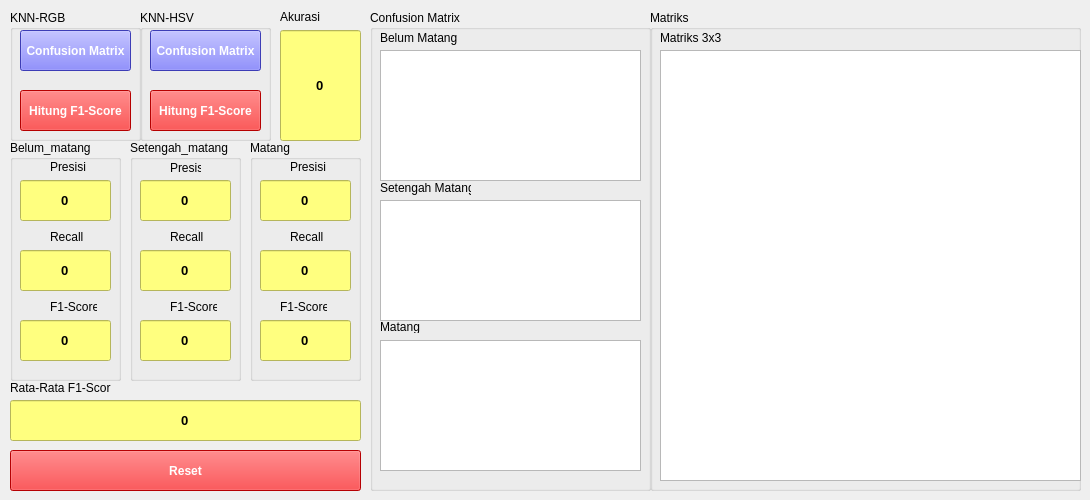
    <widget class="QWidget" name="tab_3">
     <attribute name="title">
      <string>F1-Score</string>
     </attribute>
     <widget class="QGroupBox" name="groupBox_12">
      <property name="geometry">
       <rect>
        <x>10</x>
        <y>10</y>
        <width>131</width>
        <height>131</height>
       </rect>
      </property>
      <property name="title">
       <string>KNN-RGB</string>
      </property>
      <widget class="QPushButton" name="btnMatrixRGB">
       <property name="geometry">
        <rect>
         <x>10</x>
         <y>20</y>
         <width>111</width>
         <height>41</height>
        </rect>
       </property>
       <property name="font">
        <font>
         <weight>75</weight>
         <bold>true</bold>
        </font>
       </property>
       <property name="styleSheet">
        <string notr="true">background-color: rgb(85, 85, 255);
color: rgb(255, 255, 255);</string>
       </property>
       <property name="text">
        <string>Confusion Matrix</string>
       </property>
      </widget>
      <widget class="QPushButton" name="btnF1scoreRGB">
       <property name="geometry">
        <rect>
         <x>10</x>
         <y>80</y>
         <width>111</width>
         <height>41</height>
        </rect>
       </property>
       <property name="font">
        <font>
         <weight>75</weight>
         <bold>true</bold>
        </font>
       </property>
       <property name="styleSheet">
        <string notr="true">background-color: rgb(255, 0, 0);
color: rgb(255, 255, 255);</string>
       </property>
       <property name="text">
        <string>Hitung F1-Score</string>
       </property>
      </widget>
     </widget>
     <widget class="QGroupBox" name="groupBox_13">
      <property name="geometry">
       <rect>
        <x>140</x>
        <y>10</y>
        <width>131</width>
        <height>131</height>
       </rect>
      </property>
      <property name="title">
       <string>KNN-HSV</string>
      </property>
      <widget class="QPushButton" name="btnMatrixHSV">
       <property name="geometry">
        <rect>
         <x>10</x>
         <y>20</y>
         <width>111</width>
         <height>41</height>
        </rect>
       </property>
       <property name="font">
        <font>
         <weight>75</weight>
         <bold>true</bold>
        </font>
       </property>
       <property name="styleSheet">
        <string notr="true">background-color: rgb(85, 85, 255);
color: rgb(255, 255, 255);</string>
       </property>
       <property name="text">
        <string>Confusion Matrix</string>
       </property>
      </widget>
      <widget class="QPushButton" name="btnF1scoreHSV">
       <property name="geometry">
        <rect>
         <x>10</x>
         <y>80</y>
         <width>111</width>
         <height>41</height>
        </rect>
       </property>
       <property name="font">
        <font>
         <weight>75</weight>
         <bold>true</bold>
        </font>
       </property>
       <property name="styleSheet">
        <string notr="true">background-color: rgb(255, 0, 0);
color: rgb(255, 255, 255);</string>
       </property>
       <property name="text">
        <string>Hitung F1-Score</string>
       </property>
      </widget>
     </widget>
     <widget class="QGroupBox" name="groupBox_4">
      <property name="geometry">
       <rect>
        <x>370</x>
        <y>10</y>
        <width>281</width>
        <height>481</height>
       </rect>
      </property>
      <property name="title">
       <string>Confusion Matrix</string>
      </property>
      <widget class="QTableWidget" name="tblMatrix_B">
       <property name="geometry">
        <rect>
         <x>10</x>
         <y>40</y>
         <width>261</width>
         <height>131</height>
        </rect>
       </property>
      </widget>
      <widget class="QTableWidget" name="tblMatrix_S">
       <property name="geometry">
        <rect>
         <x>10</x>
         <y>190</y>
         <width>261</width>
         <height>121</height>
        </rect>
       </property>
      </widget>
      <widget class="QTableWidget" name="tblMatrix_M">
       <property name="geometry">
        <rect>
         <x>10</x>
         <y>330</y>
         <width>261</width>
         <height>131</height>
        </rect>
       </property>
      </widget>
      <widget class="QLabel" name="label_26">
       <property name="geometry">
        <rect>
         <x>10</x>
         <y>310</y>
         <width>47</width>
         <height>13</height>
        </rect>
       </property>
       <property name="text">
        <string>Matang</string>
       </property>
      </widget>
      <widget class="QLabel" name="label_27">
       <property name="geometry">
        <rect>
         <x>10</x>
         <y>170</y>
         <width>91</width>
         <height>16</height>
        </rect>
       </property>
       <property name="text">
        <string>Setengah Matang</string>
       </property>
      </widget>
      <widget class="QLabel" name="label_28">
       <property name="geometry">
        <rect>
         <x>10</x>
         <y>20</y>
         <width>91</width>
         <height>16</height>
        </rect>
       </property>
       <property name="text">
        <string>Belum Matang</string>
       </property>
      </widget>
     </widget>
     <widget class="QGroupBox" name="groupBox_5">
      <property name="geometry">
       <rect>
        <x>10</x>
        <y>140</y>
        <width>111</width>
        <height>241</height>
       </rect>
      </property>
      <property name="title">
       <string>Belum_matang</string>
      </property>
      <widget class="QLabel" name="label_2">
       <property name="geometry">
        <rect>
         <x>40</x>
         <y>20</y>
         <width>47</width>
         <height>13</height>
        </rect>
       </property>
       <property name="text">
        <string>Presisi</string>
       </property>
      </widget>
      <widget class="QLineEdit" name="editJumlahPresisi_B">
       <property name="geometry">
        <rect>
         <x>10</x>
         <y>40</y>
         <width>91</width>
         <height>41</height>
        </rect>
       </property>
       <property name="font">
        <font>
         <pointsize>10</pointsize>
         <weight>75</weight>
         <bold>true</bold>
        </font>
       </property>
       <property name="styleSheet">
        <string notr="true">background-color: rgb(255, 255, 127);</string>
       </property>
       <property name="text">
        <string>0</string>
       </property>
       <property name="alignment">
        <set>Qt::AlignCenter</set>
       </property>
      </widget>
      <widget class="QLineEdit" name="editJumlahRecall_B">
       <property name="geometry">
        <rect>
         <x>10</x>
         <y>110</y>
         <width>91</width>
         <height>41</height>
        </rect>
       </property>
       <property name="font">
        <font>
         <pointsize>10</pointsize>
         <weight>75</weight>
         <bold>true</bold>
        </font>
       </property>
       <property name="styleSheet">
        <string notr="true">background-color: rgb(255, 255, 127);</string>
       </property>
       <property name="text">
        <string>0</string>
       </property>
       <property name="alignment">
        <set>Qt::AlignCenter</set>
       </property>
      </widget>
      <widget class="QLabel" name="label_3">
       <property name="geometry">
        <rect>
         <x>40</x>
         <y>90</y>
         <width>47</width>
         <height>13</height>
        </rect>
       </property>
       <property name="text">
        <string>Recall</string>
       </property>
      </widget>
      <widget class="QLabel" name="label_10">
       <property name="geometry">
        <rect>
         <x>40</x>
         <y>160</y>
         <width>47</width>
         <height>13</height>
        </rect>
       </property>
       <property name="text">
        <string>F1-Score</string>
       </property>
      </widget>
      <widget class="QLineEdit" name="editF1score_B">
       <property name="geometry">
        <rect>
         <x>10</x>
         <y>180</y>
         <width>91</width>
         <height>41</height>
        </rect>
       </property>
       <property name="font">
        <font>
         <pointsize>10</pointsize>
         <weight>75</weight>
         <bold>true</bold>
        </font>
       </property>
       <property name="styleSheet">
        <string notr="true">background-color: rgb(255, 255, 127);</string>
       </property>
       <property name="text">
        <string>0</string>
       </property>
       <property name="alignment">
        <set>Qt::AlignCenter</set>
       </property>
      </widget>
     </widget>
     <widget class="QGroupBox" name="groupBox_7">
      <property name="geometry">
       <rect>
        <x>130</x>
        <y>140</y>
        <width>111</width>
        <height>241</height>
       </rect>
      </property>
      <property name="title">
       <string>Setengah_matang</string>
      </property>
      <widget class="QLabel" name="label_21">
       <property name="geometry">
        <rect>
         <x>40</x>
         <y>160</y>
         <width>47</width>
         <height>13</height>
        </rect>
       </property>
       <property name="text">
        <string>F1-Score</string>
       </property>
      </widget>
      <widget class="QLabel" name="label_14">
       <property name="geometry">
        <rect>
         <x>40</x>
         <y>90</y>
         <width>47</width>
         <height>13</height>
        </rect>
       </property>
       <property name="text">
        <string>Recall</string>
       </property>
      </widget>
      <widget class="QLineEdit" name="editJumlahF1score_s">
       <property name="geometry">
        <rect>
         <x>10</x>
         <y>180</y>
         <width>91</width>
         <height>41</height>
        </rect>
       </property>
       <property name="font">
        <font>
         <pointsize>10</pointsize>
         <weight>75</weight>
         <bold>true</bold>
        </font>
       </property>
       <property name="styleSheet">
        <string notr="true">background-color: rgb(255, 255, 127);</string>
       </property>
       <property name="text">
        <string>0</string>
       </property>
       <property name="alignment">
        <set>Qt::AlignCenter</set>
       </property>
      </widget>
      <widget class="QLineEdit" name="editJumlahPresisi_S">
       <property name="geometry">
        <rect>
         <x>10</x>
         <y>40</y>
         <width>91</width>
         <height>41</height>
        </rect>
       </property>
       <property name="font">
        <font>
         <pointsize>10</pointsize>
         <weight>75</weight>
         <bold>true</bold>
        </font>
       </property>
       <property name="styleSheet">
        <string notr="true">background-color: rgb(255, 255, 127);</string>
       </property>
       <property name="text">
        <string>0</string>
       </property>
       <property name="alignment">
        <set>Qt::AlignCenter</set>
       </property>
      </widget>
      <widget class="QLabel" name="label_15">
       <property name="geometry">
        <rect>
         <x>40</x>
         <y>20</y>
         <width>31</width>
         <height>16</height>
        </rect>
       </property>
       <property name="text">
        <string>Presisi</string>
       </property>
      </widget>
      <widget class="QLineEdit" name="editJumlahRecall_S">
       <property name="geometry">
        <rect>
         <x>10</x>
         <y>110</y>
         <width>91</width>
         <height>41</height>
        </rect>
       </property>
       <property name="font">
        <font>
         <pointsize>10</pointsize>
         <weight>75</weight>
         <bold>true</bold>
        </font>
       </property>
       <property name="styleSheet">
        <string notr="true">background-color: rgb(255, 255, 127);</string>
       </property>
       <property name="text">
        <string>0</string>
       </property>
       <property name="alignment">
        <set>Qt::AlignCenter</set>
       </property>
      </widget>
     </widget>
     <widget class="QGroupBox" name="groupBox_9">
      <property name="geometry">
       <rect>
        <x>250</x>
        <y>140</y>
        <width>111</width>
        <height>241</height>
       </rect>
      </property>
      <property name="title">
       <string>Matang</string>
      </property>
      <widget class="QLabel" name="label_25">
       <property name="geometry">
        <rect>
         <x>30</x>
         <y>160</y>
         <width>47</width>
         <height>13</height>
        </rect>
       </property>
       <property name="text">
        <string>F1-Score</string>
       </property>
      </widget>
      <widget class="QLineEdit" name="editJumlahRecall_M">
       <property name="geometry">
        <rect>
         <x>10</x>
         <y>110</y>
         <width>91</width>
         <height>41</height>
        </rect>
       </property>
       <property name="font">
        <font>
         <pointsize>10</pointsize>
         <weight>75</weight>
         <bold>true</bold>
        </font>
       </property>
       <property name="styleSheet">
        <string notr="true">background-color: rgb(255, 255, 127);</string>
       </property>
       <property name="text">
        <string>0</string>
       </property>
       <property name="alignment">
        <set>Qt::AlignCenter</set>
       </property>
      </widget>
      <widget class="QLabel" name="label_23">
       <property name="geometry">
        <rect>
         <x>40</x>
         <y>90</y>
         <width>47</width>
         <height>13</height>
        </rect>
       </property>
       <property name="text">
        <string>Recall</string>
       </property>
      </widget>
      <widget class="QLineEdit" name="editJumlahF1score_M">
       <property name="geometry">
        <rect>
         <x>10</x>
         <y>180</y>
         <width>91</width>
         <height>41</height>
        </rect>
       </property>
       <property name="font">
        <font>
         <pointsize>10</pointsize>
         <weight>75</weight>
         <bold>true</bold>
        </font>
       </property>
       <property name="styleSheet">
        <string notr="true">background-color: rgb(255, 255, 127);</string>
       </property>
       <property name="text">
        <string>0</string>
       </property>
       <property name="alignment">
        <set>Qt::AlignCenter</set>
       </property>
      </widget>
      <widget class="QLineEdit" name="editJumlahPresisi_M">
       <property name="geometry">
        <rect>
         <x>10</x>
         <y>40</y>
         <width>91</width>
         <height>41</height>
        </rect>
       </property>
       <property name="font">
        <font>
         <pointsize>10</pointsize>
         <weight>75</weight>
         <bold>true</bold>
        </font>
       </property>
       <property name="styleSheet">
        <string notr="true">background-color: rgb(255, 255, 127);</string>
       </property>
       <property name="text">
        <string>0</string>
       </property>
       <property name="alignment">
        <set>Qt::AlignCenter</set>
       </property>
      </widget>
      <widget class="QLabel" name="label_24">
       <property name="geometry">
        <rect>
         <x>40</x>
         <y>20</y>
         <width>47</width>
         <height>13</height>
        </rect>
       </property>
       <property name="text">
        <string>Presisi</string>
       </property>
      </widget>
     </widget>
     <widget class="QGroupBox" name="groupBox">
      <property name="geometry">
       <rect>
        <x>650</x>
        <y>10</y>
        <width>431</width>
        <height>481</height>
       </rect>
      </property>
      <property name="title">
       <string>Matriks</string>
      </property>
      <widget class="QLabel" name="label_29">
       <property name="geometry">
        <rect>
         <x>10</x>
         <y>20</y>
         <width>91</width>
         <height>16</height>
        </rect>
       </property>
       <property name="text">
        <string>Matriks 3x3</string>
       </property>
      </widget>
      <widget class="QGraphicsView" name="graphicsView">
       <property name="geometry">
        <rect>
         <x>10</x>
         <y>40</y>
         <width>421</width>
         <height>431</height>
        </rect>
       </property>
      </widget>
     </widget>
     <widget class="QLineEdit" name="editJumlahAkurasi">
      <property name="geometry">
       <rect>
        <x>280</x>
        <y>30</y>
        <width>81</width>
        <height>111</height>
       </rect>
      </property>
      <property name="font">
       <font>
        <pointsize>10</pointsize>
        <weight>75</weight>
        <bold>true</bold>
       </font>
      </property>
      <property name="styleSheet">
       <string notr="true">background-color: rgb(255, 255, 127);</string>
      </property>
      <property name="text">
       <string>0</string>
      </property>
      <property name="alignment">
       <set>Qt::AlignCenter</set>
      </property>
     </widget>
     <widget class="QLabel" name="label">
      <property name="geometry">
       <rect>
        <x>280</x>
        <y>10</y>
        <width>47</width>
        <height>13</height>
       </rect>
      </property>
      <property name="text">
       <string>Akurasi</string>
      </property>
     </widget>
     <widget class="QLabel" name="label_7">
      <property name="geometry">
       <rect>
        <x>10</x>
        <y>380</y>
        <width>101</width>
        <height>16</height>
       </rect>
      </property>
      <property name="text">
       <string>Rata-Rata F1-Score</string>
      </property>
     </widget>
     <widget class="QLineEdit" name="editRata2F1score">
      <property name="geometry">
       <rect>
        <x>10</x>
        <y>400</y>
        <width>351</width>
        <height>41</height>
       </rect>
      </property>
      <property name="font">
       <font>
        <pointsize>10</pointsize>
        <weight>75</weight>
        <bold>true</bold>
       </font>
      </property>
      <property name="styleSheet">
       <string notr="true">background-color: rgb(255, 255, 127);</string>
      </property>
      <property name="text">
       <string>0</string>
      </property>
      <property name="alignment">
       <set>Qt::AlignCenter</set>
      </property>
     </widget>
     <widget class="QPushButton" name="btnResetMatrix">
      <property name="geometry">
       <rect>
        <x>10</x>
        <y>450</y>
        <width>351</width>
        <height>41</height>
       </rect>
      </property>
      <property name="font">
       <font>
        <weight>75</weight>
        <bold>true</bold>
       </font>
      </property>
      <property name="styleSheet">
       <string notr="true">background-color: rgb(255, 0, 4);
color: rgb(255, 255, 255);</string>
      </property>
      <property name="text">
       <string>Reset</string>
      </property>
     </widget>
    </widget>
